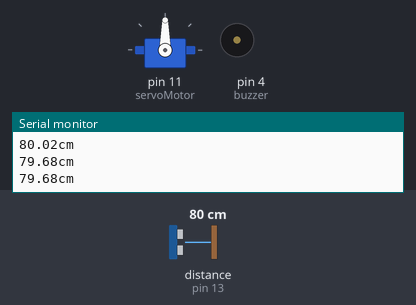
This sketch was run on a simulated Arduino Uno, built with avr-gcc and run on an emulated ATmega328P. On the bench: servo, buzzer (waves = sounding), the last lines printed to the serial monitor. Wiring (inferred from the names in the program): ultrasonic range finder: trigger pin 12; echo pin 13. The test bench sets the inputs (shaded band); at power-on: distance to the obstacle (sensor on pin 13) 80 cm. The echo pulse lasts 58.3 µs per cm.

Above: at 1.3 s.
1.4 s: distance to the obstacle (sensor on pin 13) set to 12 cm
3.2 s: distance to the obstacle (sensor on pin 13) set to 9 cm
At 5.0 s:
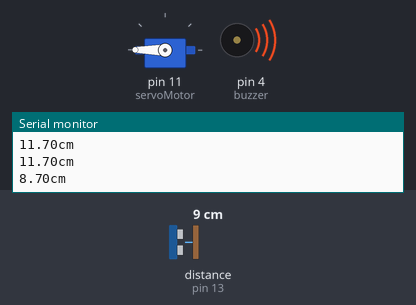
5.5 s: distance to the obstacle (sensor on pin 13) set to 18 cm
At 8.4 s:
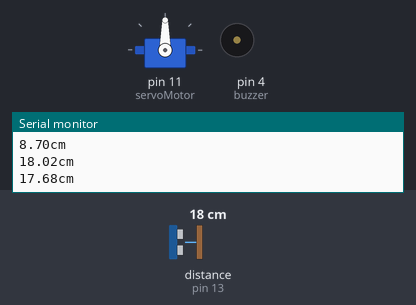
8.5 s: distance to the obstacle (sensor on pin 13) set to 2 cm
At 10.2 s:
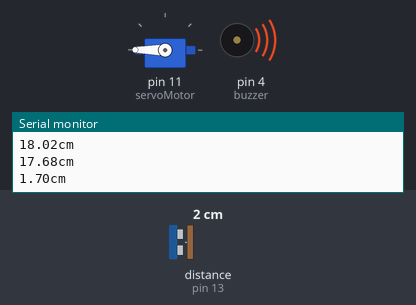
Timing chart, 0 to 11.6 s (numbered marks = the images above; inputs shaded):
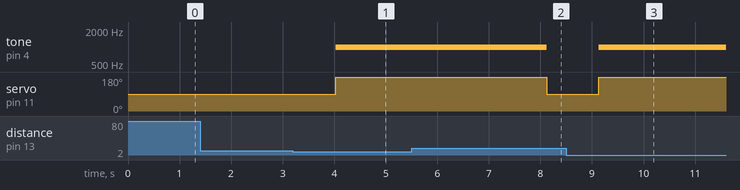

Measured:
- the behaviour switches between 11 and 10 cm on distance to the obstacle (sensor on pin 13) (found by bisection; images 0 and 1)
- after the input at 3.2 s, tone on pin 4 (buzzer): silent → 1000 Hz after 0.83 s; servo on pin 11 (servoMotor): 90° → 180° after 0.83 s
- after the input at 5.5 s, tone on pin 4 (buzzer): 1000 Hz → silent after 2.6 s; servo on pin 11 (servoMotor): 180° → 90° after 2.6 s
- after the input at 8.5 s, tone on pin 4 (buzzer): silent → 1000 Hz after 0.63 s; servo on pin 11 (servoMotor): 90° → 180° after 0.63 s

The sketch:

servo+ultrasonidos.ino
```cpp
int trigger = 12;
int echo = 13;
int buzzer = 4;
const float sonido = 34300.0;
const float umbral1 = 10.0;
# include <Servo.h>
Servo servoMotor;

void setup() {
  Serial.begin(9600);
  pinMode(echo, INPUT);
  pinMode(trigger, OUTPUT);
  pinMode(buzzer, OUTPUT);
  servoMotor.attach(11);
}

void loop() {
  iniciarTrigger();
  float distancia = calcularDistancia();
  if (distancia < umbral1)
  {
   servoMotor.write(180);
   tone(buzzer, 1000);
   delay(3600);
  }
 if (distancia > umbral1)
 {
   servoMotor.write(90);
   noTone(buzzer);
 }
}

float calcularDistancia()
{

  unsigned long tiempo = pulseIn(echo, HIGH);

  float distancia = tiempo * 0.000001 * sonido / 2.0;
  Serial.print(distancia);
  Serial.print("cm");
  Serial.println();
  delay(500);

  return distancia;
}

void iniciarTrigger()
{
  digitalWrite(trigger, LOW);
  delayMicroseconds(2);
  digitalWrite(trigger, HIGH);
  delayMicroseconds(10);
  digitalWrite(trigger, LOW);
}
```
